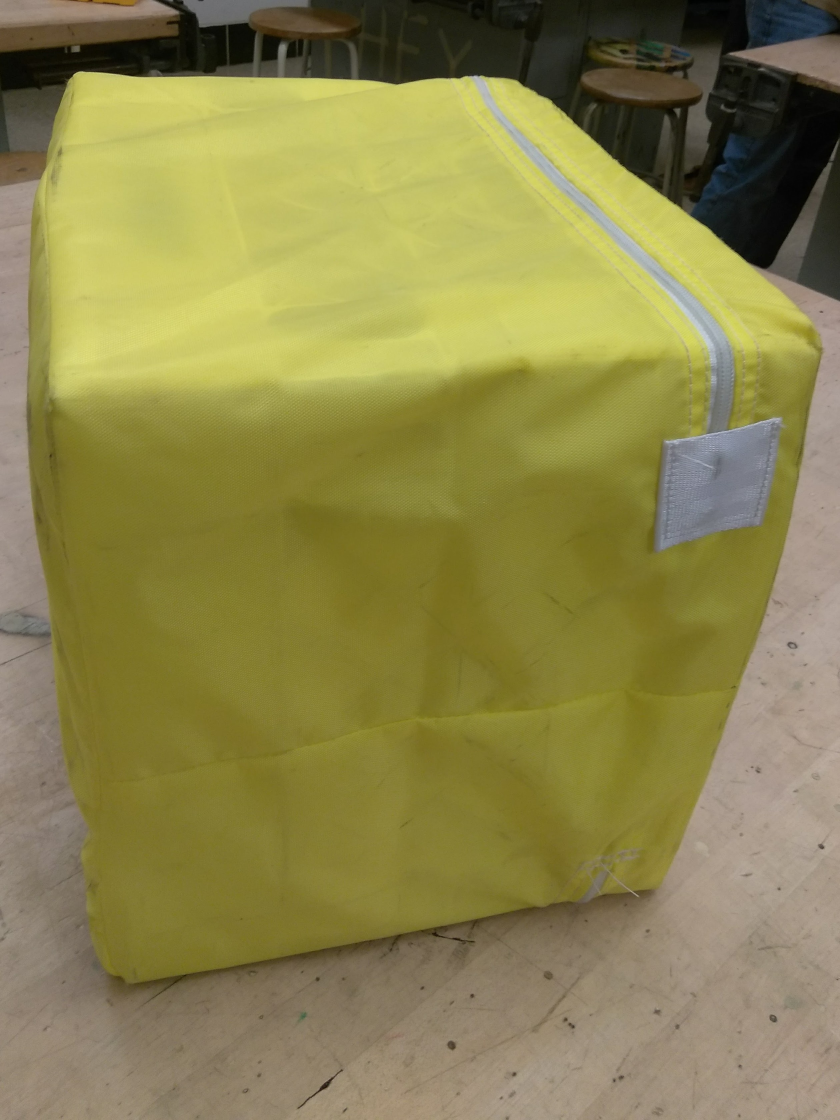
#> input picture cube.jpg, 2519 x 3359 px (shown at 1/3 size)
$ python ident-cube.py   (older library calls are emulated)
#> lines starting #> are read from the running program, lines starting #| are printed output that depends on the picture; after the words box and inside, x2 and y2 are one past the last pixel; in counts of white or black regions, pixels touching at a corner belong together
import cv2
import numpy as np
import matplotlib.image as mpimg

from matplotlib import pyplot as plt


img = mpimg.imread("../cube.jpg")
#> img is the input picture: shape (3359, 2519, 3); mean R, G, B 140.1, 132.7, 76.8

hsv = cv2.cvtColor(img, cv2.COLOR_RGB2HSV)
#> hsv: shape (3359, 2519, 3); mean H, S, V 27, 117.8, 140.6
cv2.namedWindow("image", cv2.WINDOW_NORMAL)
cv2.resizeWindow("image", 900,900)

# below values dont make sense, H is converted & makes sense, S&V don't make sense
#numbers only work if we use BGR2HSV
lower = np.array([15,90,90])  # HSV
upper = np.array([45,255,255])
res = cv2.inRange(hsv, lower, upper)
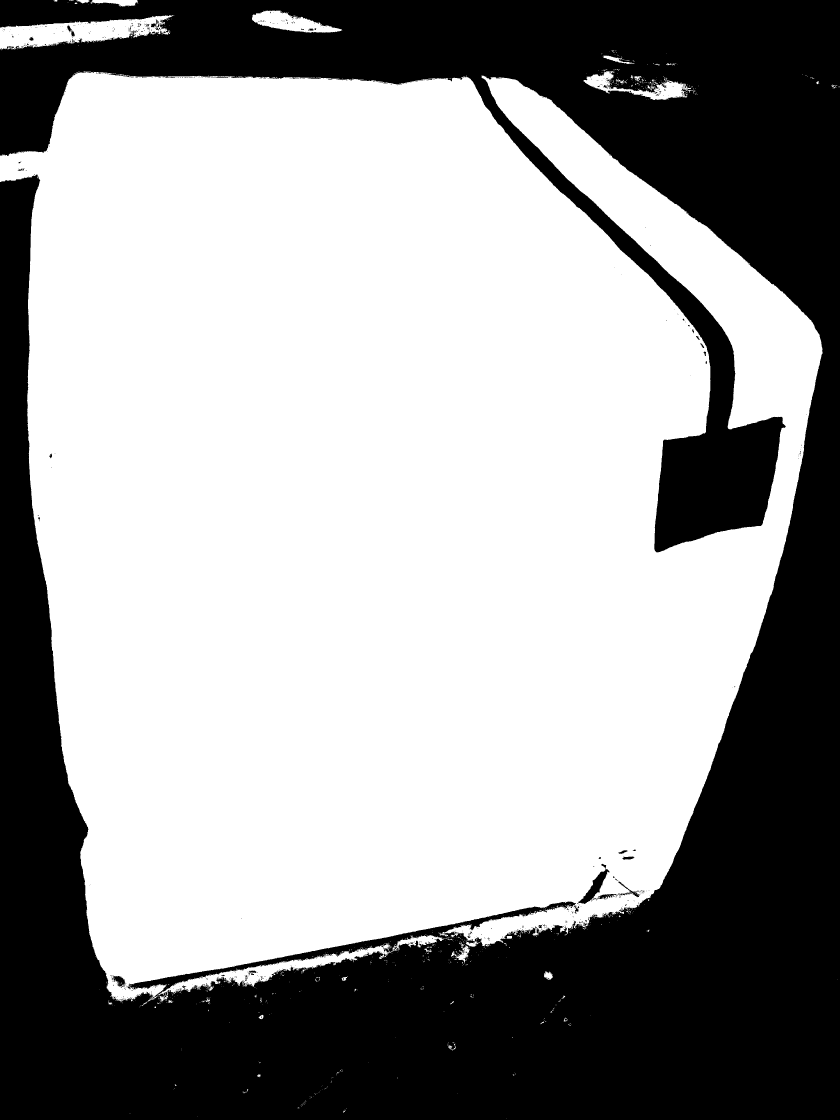
#> res: shape (3359, 2519) (shown at 1/3 size); 61.3% white; 817 black regions (767 under 20 px), largest, box (x1, y1, x2, y2) and area: (0, 0, 2519, 3359) 3263676, (1735, 2591, 1829, 2712) 2885, (335, 2927, 379, 2960) 697


kernel = np.ones((9,9),np.uint8)


#tune iterations and kernal size

eroded = cv2.erode(res, kernel, iterations = 6)
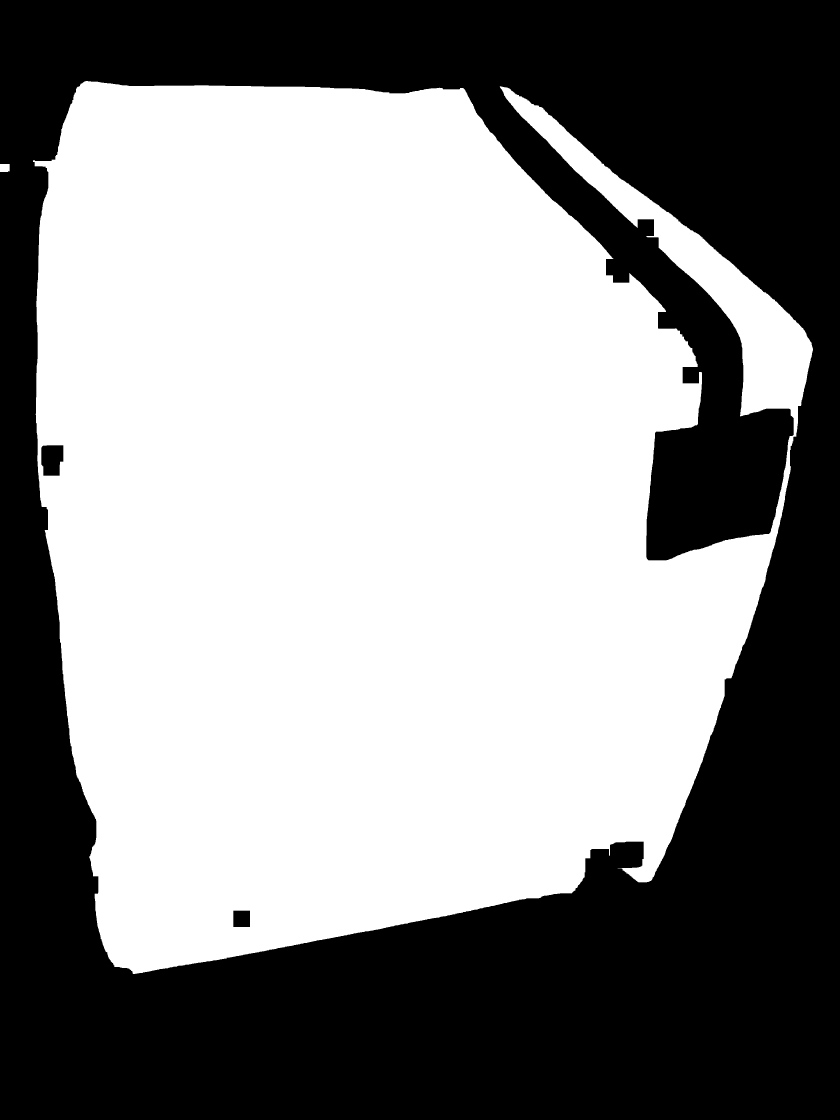
#> eroded: shape (3359, 2519) (shown at 1/3 size); 55.1% white; 3 black regions

(_, cnts, _) = cv2.findContours(eroded.copy(), cv2.RETR_EXTERNAL, cv2.CHAIN_APPROX_SIMPLE)
#> cnts = 2 contours; box (x1, y1, x2, y2) and area: (99, 243, 2439, 2922) 4659333, (0, 492, 29, 516) 634
# Sometimes the contours operation will find more than two contours
# But if we did all our preliminary operations properly, then the two contours we need will be
# the *largest* contours in the set of contours.  The sorted operation below sorts
# the cnts array of contours by area, so the first two contours will be the largest

cnt1 = sorted(cnts, key = cv2.contourArea, reverse = True)[0]
#> cnt1 = contour of 4105 points, box (x1, y1, x2, y2) (99, 243, 2439, 2922), area 4659333
cnt2 = sorted(cnts, key = cv2.contourArea, reverse = True)[1]
#> cnt2 = [[0, 492], [0, 515], [23, 515], [23, 514], [24, 513], [28, 513], [28, 492]]

rect1 = np.int32(cv2.boxPoints(cv2.minAreaRect(cnt1)))
#> rect1 = [[124, 2923], [96, 244], [2429, 220], [2457, 2899]]
rect2 = np.int32(cv2.boxPoints(cv2.minAreaRect(cnt2)))
#> rect2 = [[28, 515], [0, 515], [0, 492], [28, 492]]
# Draw the contours in red (255, 0, 0) on top of our original image
#> (the run stopped early here; a loop or call above may not have finished)
